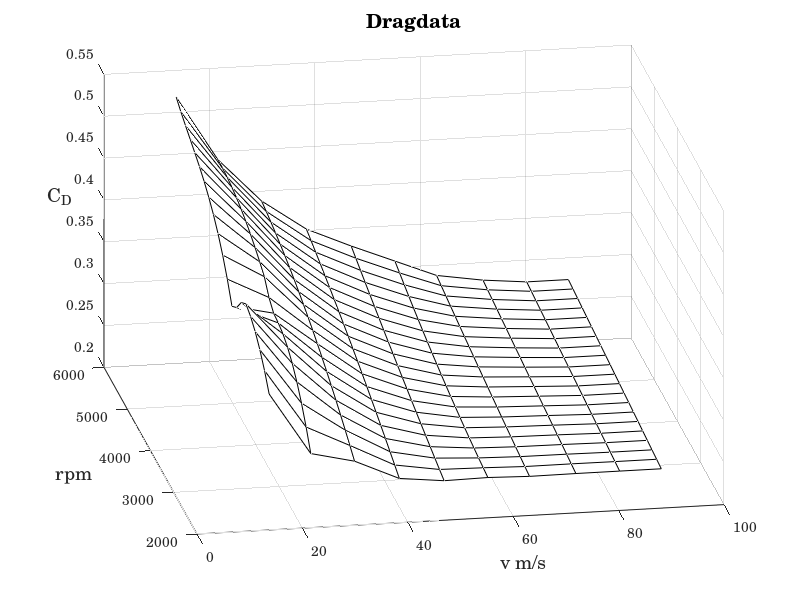

The MATLAB script that drew this image:
%Program dragplot3d
x = [13.7 21.6 29.9 38.4 46.9 55.2 63.1 71.9 80.2 88.1];
y = (2000:200:6000);
CD(1,1) = 0.3624; CD(1,2) = 0.2885; CD(1,3) = 0.2765; CD(1,4) = 0.2529; CD(1,5)  = 0.2472;
CD(1,6) = 0.2481; CD(1,7) = 0.2467; CD(1,8) = 0.2470; CD(1,9) = 0.2470; CD(1,10) = 0.247;
CD(2,1) = 0.3806; CD(2,2) = 0.3102; CD(2,3) = 0.2853; CD(2,4) = 0.259; CD(2,5)   = 0.2507;
CD(2,6) = 0.2498; CD(2,7) = 0.2485; CD(2,8) = 0.2486; CD(2,9) = 0.2484; CD(2,10) = 0.2484;
CD(3,1) = 0.3954; CD(3,2) = 0.3288; CD(3,3) = 0.2937; CD(3,4) = 0.2649; CD(3,5)  = 0.2543;
CD(3,6) = 0.2516; CD(3,7) = 0.2504; CD(3,8) = 0.2502; CD(3,9) = 0.2497; CD(3,10) = 0.2497;
CD(4,1) = 0.4070; CD(4,2) = 0.3443; CD(4,3) = 0.3018; CD(4,4) = 0.2708; CD(4,5)  = 0.2580;
CD(4,6) = 0.2535; CD(4,7) = 0.2522; CD(4,8) = 0.2518; CD(4,9) = 0.2511; CD(4,10) = 0.2511;
CD(5,1) = 0.4153; CD(5,2) = 0.3566; CD(5,3) = 0.3095; CD(5,4) = 0.2765; CD(5,5)  = 0.2617;
CD(5,6) = 0.2556; CD(5,7) = 0.2541; CD(5,8) = 0.2534; CD(5,9) = 0.2524; CD(5,10) = 0.2524;
CD(6,1) = 0.4203; CD(6,2) = 0.3658; CD(6,3) = 0.3169; CD(6,4) = 0.2822; CD(6,5)  = 0.2655;
CD(6,6) = 0.2578; CD(6,7) = 0.2560; CD(6,8) = 0.2550; CD(6,9) = 0.2538; CD(6,10) = 0.2538;
CD(7,1) = 0.4120; CD(7,2) = 0.3719; CD(7,3) = 0.3240; CD(7,4) = 0.2876; CD(7,5)  = 0.2693;
CD(7,6) = 0.2602; CD(7,7) = 0.2579; CD(7,8) = 0.2566; CD(7,9) = 0.2551; CD(7,10) = 0.2551;
CD(8,1) = 0.3960; CD(8,2) = 0.3749; CD(8,3) = 0.3308; CD(8,4) = 0.2930; CD(8,5)  = 0.2732;
CD(8,6) = 0.2627; CD(8,7) = 0.2599; CD(8,8) = 0.2582; CD(8,9) = 0.2565; CD(8,10) = 0.2565;
CD(9,1) = 0.3876; CD(9,2) = 0.3766; CD(9,3) = 0.3372; CD(9,4) = 0.2983; CD(9,5)  = 0.2772;
CD(9,6) = 0.2653; CD(9,7) = 0.2619; CD(9,8) = 0.2598; CD(9,9) = 0.2578; CD(9,10) = 0.2578;
CD(10,1) = 0.4100; CD(10,2) = 0.3854; CD(10,3) = 0.3433; CD(10,4) = 0.3034; CD(10,5)  = 0.2811;
CD(10,6) = 0.2681; CD(10,7) = 0.2639; CD(10,8) = 0.2614; CD(10,9) = 0.2592; CD(10,10) = 0.2592;
CD(11,1) = 0.4288; CD(11,2) = 0.4003; CD(11,3) = 0.3490; CD(11,4) = 0.3084; CD(11,5)  = 0.2852;
CD(11,6) = 0.2710; CD(11,7) = 0.2659; CD(11,8) = 0.2630; CD(11,9) = 0.2605; CD(11,10) = 0.2605;
CD(12,1) = 0.4445; CD(12,2) = 0.4082; CD(12,3) = 0.3544; CD(12,4) = 0.3133; CD(12,5)  = 0.2893;
CD(12,6) = 0.2741; CD(12,7) = 0.2680; CD(12,8) = 0.2646; CD(12,9) = 0.2619; CD(12,10) = 0.2619;
CD(13,1) = 0.4575; CD(13,2) = 0.4153; CD(13,3) = 0.3595; CD(13,4) = 0.318; CD(13,5)   = 0.2934;
CD(13,6) = 0.2772; CD(13,7) = 0.2701; CD(13,8) = 0.2662; CD(13,9) = 0.2632; CD(13,10) = 0.2632;
CD(14,1) = 0.4682; CD(14,2) = 0.4215; CD(14,3) = 0.3643; CD(14,4) = 0.3227; CD(14,5)  = 0.2976;
CD(14,6) = 0.2806; CD(14,7) = 0.2722; CD(14,8) = 0.2678; CD(14,9) = 0.2646; CD(14,10) = 0.2646;
CD(15,1) = 0.4772; CD(15,2) = 0.4269; CD(15,3) = 0.3687; CD(15,4)  = 0.3272; CD(15,5) = 0.3019;
CD(15,6) = 0.2840; CD(15,7) = 0.2743; CD(15,8) = 0.2694; CD(15,9) = 0.2659; CD(15,10) = 0.2659;
CD(16,1) = 0.4848; CD(16,2) = 0.4314; CD(16,3) = 0.3728; CD(16,4) = 0.3316; CD(16,5)  = 0.3062;
CD(16,6) = 0.2876; CD(16,7) = 0.2765; CD(16,8) = 0.2710; CD(16,9) = 0.2673; CD(16,10) = 0.2673;
CD(17,1) = 0.4914; CD(17,2) = 0.4350; CD(17,3) = 0.3765; CD(17,4) = 0.3358; CD(17,5)  = 0.3105;
CD(17,6) = 0.2913; CD(17,7) = 0.2787; CD(17,8) = 0.2726; CD(17,9) = 0.2686; CD(17,10) = 0.2686;
CD(18,1) = 0.4976; CD(18,2) = 0.4377; CD(18,3) = 0.3799; CD(18,4) = 0.340; CD(18,5)   = 0.3149;
CD(18,6) = 0.2952; CD(18,7) = 0.2809; CD(18,8) = 0.2742; CD(18,9) = 0.2700; CD(18,10) = 0.2700;
CD(19,1) = 0.5039; CD(19,2) = 0.4395; CD(19,3) = 0.3830; CD(19,4) = 0.3440; CD(19,5)  = 0.3194;
CD(19,6) = 0.2992; CD(19,7) = 0.2831; CD(19,8) = 0.2758; CD(19,9) = 0.2713; CD(19,10) = 0.2713;
CD(20,1) = 0.5105; CD(20,2) = 0.4405; CD(20,3) = 0.3858; CD(20,4) = 0.3479; CD(20,5)  = 0.3239;
CD(20,6) = 0.3034; CD(20,7) = 0.2854; CD(20,8) = 0.2774; CD(20,9) = 0.2727; CD(20,10) = 0.2727;
CD(21,1) = 0.5180; CD(21,2) = 0.4406; CD(21,3) = 0.3882; CD(21,4) = 0.3517; CD(21,5)  = 0.3285;
CD(21,6) = 0.3076; CD(21,7) = 0.2877; CD(21,8) = 0.2790; CD(21,9) = 0.2740; CD(21,10) = 0.2740;
mesh(x,y,CD);
view([-10 30]);
svart = zeros(64,3);
colormap(svart);
set(gca,'FontName','century schoolbook')
FS = 'FontSize'; FW = 'FontWeight';
xlabel('v m/s',FS,14)
ylabel('rpm',FS,14)
zlabel('C_{D}','Rotation',0,FS,14)
title('Dragdata',FS,14)
